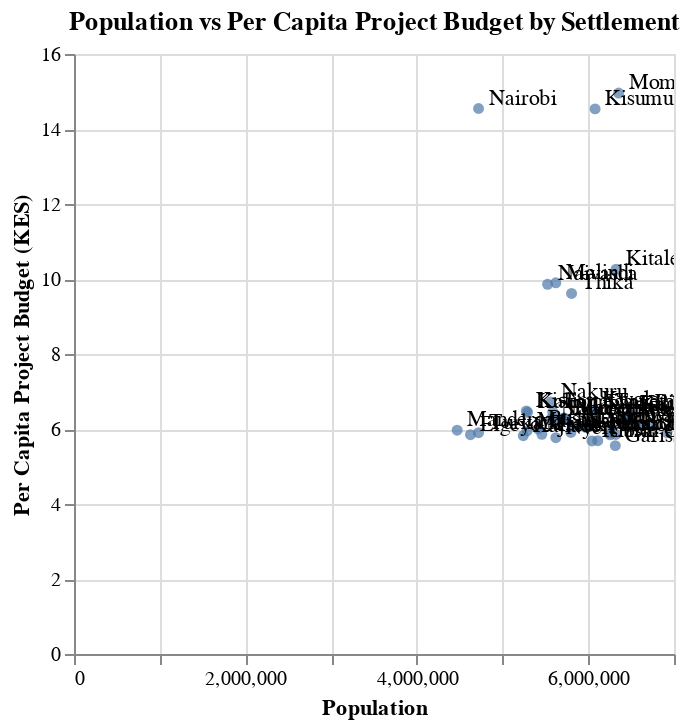

The cell this chart's notebook holds for it:
### Code cell
df_result = df.groupby('Settlement Name')[['Project Budget (KES)', 'Population']].sum().reset_index()

# 3. Divide `Project Budget (KES)` by `Population` to get the per capita spending
df_result['Per Capita Spending'] = df_result['Project Budget (KES)'] / df_result['Population']

# 4. Create a scatter plot
chart = alt.Chart(df_result).mark_circle().encode(
    x=alt.X('Population:Q', title='Population'),
    y=alt.Y('Per Capita Spending:Q', title='Per Capita Project Budget (KES)'),
    tooltip = ['Settlement Name', 'Population', 'Per Capita Spending']
)

# 5. Add labels to the points
text = chart.mark_text(
    align='left',
    baseline='middle',
    dx=5,  # Nudge labels to the right
    dy=-5  # Nudge labels upwards
).encode(
    text='Settlement Name'
)

# 6. Combine points and labels, add title
final_chart = (chart + text).properties(
    title='Population vs Per Capita Project Budget by Settlement'
).interactive()

final_chart

### Figure 1 — Vega-Lite specification as saved in the notebook (floating-point values rounded to 4 significant figures)
{"config": {"view": {"continuousWidth": 300, "continuousHeight": 300}}, "layer": [{"mark": {"type": "circle"}, "encoding": {"tooltip": [{"field": "Settlement Name", "type": "nominal"}, {"field": "Population", "type": "quantitative"}, {"field": "Per Capita Spending", "type": "quantitative"}], "x": {"field": "Population", "title": "Population", "type": "quantitative"}, "y": {"field": "Per Capita Spending", "title": "Per Capita Project Budget (KES)", "type": "quantitative"}}, "name": "view_1"}, {"mark": {"type": "text", "align": "left", "baseline": "middle", "dx": 5, "dy": -5}, "encoding": {"text": {"field": "Settlement Name", "type": "nominal"}, "tooltip": [{"field": "Settlement Name", "type": "nominal"}, {"field": "Population", "type": "quantitative"}, {"field": "Per Capita Spending", "type": "quantitative"}], "x": {"field": "Population", "title": "Population", "type": "quantitative"}, "y": {"field": "Per Capita Spending", "title": "Per Capita Project Budget (KES)", "type": "quantitative"}}}], "data": {"name": "data-6cf1d90d8265c960872fa2ba74842f0a"}, "params": [{"name": "param_5", "select": {"type": "interval", "encodings": ["x", "y"]}, "bind": "scales", "views": ["view_1"]}], "title": "Population vs Per Capita Project Budget by Settlement", "$schema": "https://vega.github.io/schema/vega-lite/v5.20.1.json", "datasets": {"data-6cf1d90d8265c960872fa2ba74842f0a": [{"Settlement Name": "Bomet", "Project Budget (KES)": 38280000.0, "Population": 6095862, "Per Capita Spending": 6.28}, {"Settlement Name": "Bungoma", "Project Budget (KES)": 35950000.0, "Population": 5714113, "Per Capita Spending": 6.292}, {"Settlement Name": "Busia", "Project Budget (KES)": 32510000.0, "Population": 5414193, "Per Capita Spending": 6.004}, {"Settlement Name": "Eldoret", "Project Budget (KES)": 35310000.0, "Population": 5641254, "Per Capita Spending": 6.26}, {"Settlement Name": "Elgeyo Marakwet", "Project Budget (KES)": 27050000.0, "Population": 4625425, "Per Capita Spending": 5.849}, {"Settlement Name": "Embu", "Project Budget (KES)": 41280000.0, "Population": 6481016, "Per Capita Spending": 6.369}, {"Settlement Name": "Garissa", "Project Budget (KES)": 35100000.0, "Population": 6315425, "Per Capita Spending": 5.557}, {"Settlement Name": "Homa Bay", "Project Budget (KES)": 36830000.0, "Population": 6249806, "Per Capita Spending": 5.892}, {"Settlement Name": "Isiolo", "Project Budget (KES)": 34330000.0, "Population": 6042679, "Per Capita Spending": 5.682}, {"Settlement Name": "Kajiado", "Project Budget (KES)": 30510000.0, "Population": 5241645, "Per Capita Spending": 5.821}, {"Settlement Name": "Kakamega", "Project Budget (KES)": 34120000.0, "Population": 5292825, "Per Capita Spending": 6.446}, {"Settlement Name": "Kericho", "Project Budget (KES)": 39400000.0, "Population": 6482905, "Per Capita Spending": 6.078}, {"Settlement Name": "Kiambu", "Project Budget (KES)": 35420000.0, "Population": 5838019, "Per Capita Spending": 6.067}, {"Settlement Name": "Kilifi", "Project Budget (KES)": 41520000.0, "Population": 6482757, "Per Capita Spending": 6.405}, {"Settlement Name": "Kisii", "Project Budget (KES)": 34210000.0, "Population": 5277030, "Per Capita Spending": 6.482}, {"Settlement Name": "Kisumu", "Project Budget (KES)": 88370000.0, "Population": 6079418, "Per Capita Spending": 14.54}, {"Settlement Name": "Kitale", "Project Budget (KES)": 64900000.0, "Population": 6324398, "Per Capita Spending": 10.26}, {"Settlement Name": "Kwale", "Project Budget (KES)": 39290000.0, "Population": 6046483, "Per Capita Spending": 6.498}, {"Settlement Name": "Laikipia", "Project Budget (KES)": 40420000.0, "Population": 6607465, "Per Capita Spending": 6.118}, {"Settlement Name": "Lamu", "Project Budget (KES)": 36080000.0, "Population": 5976578, "Per Capita Spending": 6.038}, {"Settlement Name": "Machakos", "Project Budget (KES)": 31440000.0, "Population": 5286375, "Per Capita Spending": 5.947}, {"Settlement Name": "Malindi", "Project Budget (KES)": 55640000.0, "Population": 5621043, "Per Capita Spending": 9.898}, {"Settlement Name": "Mandera", "Project Budget (KES)": 26680000.0, "Population": 4470220, "Per Capita Spending": 5.968}, {"Settlement Name": "Marsabit", "Project Budget (KES)": 35990000.0, "Population": 5725249, "Per Capita Spending": 6.286}, {"Settlement Name": "Meru", "Project Budget (KES)": 41140000.0, "Population": 6719558, "Per Capita Spending": 6.122}, {"Settlement Name": "Migori", "Project Budget (KES)": 36560000.0, "Population": 6255285, "Per Capita Spending": 5.845}, {"Settlement Name": "Mombasa", "Project Budget (KES)": 95040000.0, "Population": 6353638, "Per Capita Spending": 14.96}, {"Settlement Name": "Nairobi", "Project Budget (KES)": 68660000.0, "Population": 4719751, "Per Capita Spending": 14.55}, {"Settlement Name": "Naivasha", "Project Budget (KES)": 54470000.0, "Population": 5524840, "Per Capita Spending": 9.859}, {"Settlement Name": "Nakuru", "Project Budget (KES)": 37380000.0, "Population": 5562339, "Per Capita Spending": 6.72}, {"Settlement Name": "Nandi", "Project Budget (KES)": 34930000.0, "Population": 5567387, "Per Capita Spending": 6.274}, {"Settlement Name": "Narok", "Project Budget (KES)": 37010000.0, "Population": 6321865, "Per Capita Spending": 5.855}, {"Settlement Name": "Nyeri", "Project Budget (KES)": 32420000.0, "Population": 5621727, "Per Capita Spending": 5.768}, {"Settlement Name": "Samburu", "Project Budget (KES)": 39970000.0, "Population": 6417129, "Per Capita Spending": 6.229}, {"Settlement Name": "Siaya", "Project Budget (KES)": 40860000.0, "Population": 6918549, "Per Capita Spending": 5.905}, {"Settlement Name": "Taita Taveta", "Project Budget (KES)": 36050000.0, "Population": 5584661, "Per Capita Spending": 6.455}, {"Settlement Name": "Tana River", "Project Budget (KES)": 39020000.0, "Population": 6074254, "Per Capita Spending": 6.424}, {"Settlement Name": "Thika", "Project Budget (KES)": 55820000.0, "Population": 5804701, "Per Capita Spending": 9.616}, {"Settlement Name": "Trans Nzoia", "Project Budget (KES)": 31980000.0, "Population": 5458580, "Per Capita Spending": 5.859}, {"Settlement Name": "Turkana", "Project Budget (KES)": 27860000.0, "Population": 4719927, "Per Capita Spending": 5.903}, {"Settlement Name": "Uasin Gishu", "Project Budget (KES)": 34750000.0, "Population": 6110417, "Per Capita Spending": 5.687}, {"Settlement Name": "Wajir", "Project Budget (KES)": 34250000.0, "Population": 5796576, "Per Capita Spending": 5.909}, {"Settlement Name": "West Pokot", "Project Budget (KES)": 40020000.0, "Population": 6567854, "Per Capita Spending": 6.093}]}}
